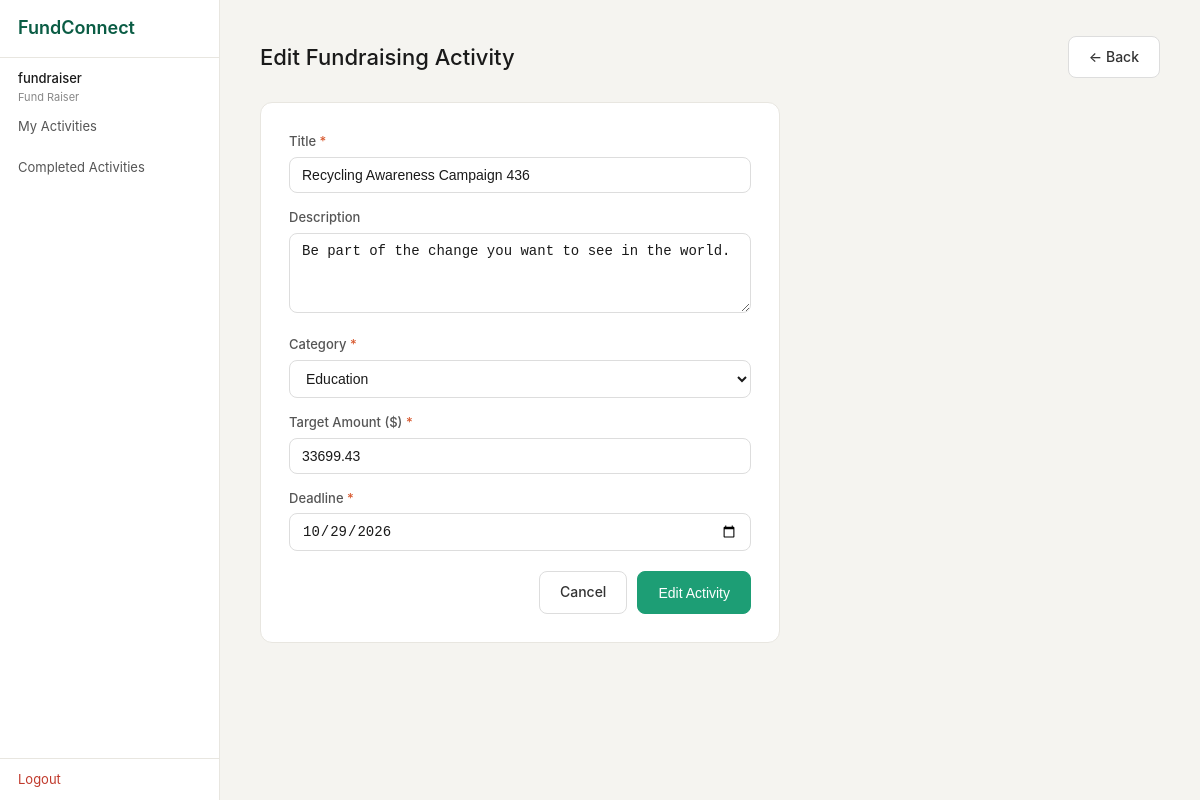
The app's page /fundraiser/activities/73/edit (signed in) with its own data.
### tables this page shows
CREATE TABLE fundraising_activity (
                id              INTEGER PRIMARY KEY AUTOINCREMENT,
                title           TEXT NOT NULL,
                description     TEXT,
                target_amount   REAL NOT NULL,
                amount_raised   REAL DEFAULT 0,
                category_id     INTEGER REFERENCES fra_category(id),
                deadline        TEXT NOT NULL,
                status          TEXT NOT NULL DEFAULT 'Active',
                fundraiser_id   INTEGER REFERENCES user_account(id),
                view_count      INTEGER DEFAULT 0,
                shortlist_count INTEGER DEFAULT 0,
                created_at      TEXT DEFAULT (datetime('now'))
            );

### boundary/app.py (the view)
@app.route("/fundraiser/activities/<int:aid>/edit", methods=["GET", "POST"])
def fr_activity_edit(aid):
    if "user_id" not in session or session["role"] != "Fund Raiser":
        return redirect(url_for("login"))
    cats = FundraisingActivityController.get_categories()["data"]
    if request.method == "POST":
        result = FundraisingActivityController.update_activity(
            activity_id=aid,
            fundraiser_id=session["user_id"],
            title=request.form.get("title", ""),
            description=request.form.get("description", ""),
            target_amount_str=request.form.get("target_amount", ""),
            category_id=request.form.get("category_id", ""),
            deadline=request.form.get("deadline", ""),
        )
        if result["success"]:
            flash(result["message"], "success")
            return redirect(url_for("fr_activities"))
        else:
            flash(result["message"], "error")
            form_data = request.form
    else:
        view_result = FundraisingActivityController.view_activity(aid, session["user_id"])
        if not view_result["success"]:
            flash(view_result["message"], "error")
            return redirect(url_for("fr_activities"))
        form_data = view_result["data"]
    return render_template("fr_activity_form.html",
                           form=form_data, categories=cats,
                           action="Edit", activity_id=aid)

### boundary/templates/fr_activity_form.html (shortened to what this page needs)
{% extends "base.html" %}
{% block content %}
<div class="page-header">
  <h1 class="page-title">{{ action }} Fundraising Activity</h1>
  <a href="{{ url_for('fr_activities') }}" class="btn">← Back</a>
</div>
<div style="background: #fff; border: 1px solid #e8e6e0; border-radius: 12px; padding: 28px; max-width: 520px;">
  <form method="POST">
    <div class="form-group">
      <label>Title <span style="color: #d85a30;">*</span></label>
      <input type="text" name="title" value="{{ form.title or '' }}" required
             placeholder="e.g. Save the Reef">
    </div>
    <div class="form-group">
      <label>Description</label>
      <textarea name="description" placeholder="Describe your campaign…">{{ form.description or '' }}</textarea>
    </div>
    <div class="form-group">
      <label>Category <span style="color: #d85a30;">*</span></label>
      <select name="category_id">
        {% for c in categories %}
          <option value="{{ c.id }}"
            {{ "selected" if (form.category_id | string) == (c.id | string) }}>
            {{ c.name }}
          </option>
        {% endfor %}
      </select>
    </div>
    <div class="form-group">
      <label>Target Amount ($) <span style="color: #d85a30;">*</span></label>
      <input type="number" name="target_amount" value="{{ form.target_amount or '' }}"
             required min="1" step="0.01" placeholder="e.g. 5000">
    </div>
    <div class="form-group">
      <label>Deadline <span style="color: #d85a30;">*</span></label>
      <input type="date" name="deadline" value="{{ form.deadline or '' }}" required>
    </div>
    <div style="display: flex; gap: 10px; justify-content: flex-end; margin-top: 20px;">
      <a href="{{ url_for('fr_activities') }}" class="btn">Cancel</a>
      <button type="submit" class="btn btn-primary" style="width: auto;">
        {{ action }} Activity
      </button>
    </div>
  </form>
</div>
{% endblock %}

### boundary/static/css/style.css (style rules this page uses)
*, *::before, *::after { box-sizing: border-box; margin: 0; padding: 0; }
body { font-family: -apple-system, BlinkMacSystemFont, 'Segoe UI', sans-serif; font-size: 15px; background: #f5f4f0; color: #1a1a1a; line-height: 1.6; }
a { text-decoration: none; color: inherit; }
.form-group { margin-bottom: 14px; }
.form-group label { display: block; font-size: 13px; font-weight: 500; color: #555; margin-bottom: 5px; }
.form-group input, .form-group select, .form-group textarea { width: 100%; padding: 9px 12px; border-radius: 8px; border: 1px solid #ddd; font-size: 14px; color: #1a1a1a; background: #fff; }
.form-group textarea { resize: vertical; min-height: 80px; }
.btn { display: inline-block; padding: 9px 20px; border-radius: 8px; font-size: 14px; font-weight: 500; cursor: pointer; border: 1px solid #ddd; background: #fff; color: #333; }
.btn-primary { background: #1d9e75; color: #fff; border-color: #1d9e75; width: 100%; text-align: center; }
.page-header { display: flex; justify-content: space-between; align-items: center; margin-bottom: 24px; }
.page-title { font-size: 22px; font-weight: 500; }

### records on screen
fundraising_activity: title "Recycling Awareness Campaign 436", description "Be part of the change you want to see in the world.", target_amount "33699.43", deadline "10/29/2026"

### other values on screen
{{ session.username }} "fundraiser"
{{ session.role }} "Fund Raiser"
{{ action }} "Edit"
form field category_id "Education"
